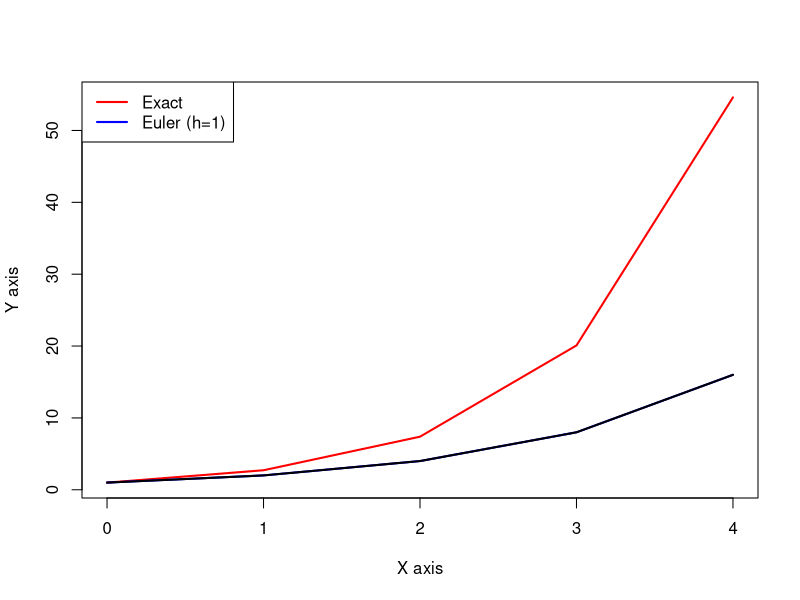

The R script that drew this image:
# ============
# SOLUTION to
#   y' = y,   where y' = f(t,y)
# then:
f <- function(ti,y) y

# INITIAL VALUES:
t0 <- 0
y0 <- 1
h  <- 1
tn <- 4

# Euler's method: function definition
Euler <- function(t0, y0, h, tn, dy.dt) {
  # dy.dt: derivative function
  
  # t sequence:
  tt <- seq(t0, tn, by=h)
  # table with as many rows as tt elements:
  tbl <- data.frame(ti=tt)
  tbl$yi <- y0 # Initializes yi with y0
  tbl$Dy.dt[1] <- dy.dt(tbl$ti[1],y0) # derivative
  for (i in 2:nrow(tbl)) {
    tbl$yi[i] <- tbl$yi[i-1] + h*tbl$Dy.dt[i-1]
    # For next iteration:
    tbl$Dy.dt[i] <- dy.dt(tbl$ti[i],tbl$yi[i])
  }
  return(tbl)
}

# Euler's method: function application
r <- Euler(t0, y0, h, tn, f)
rownames(r) <- 0:(nrow(r)-1) # to coincide with index n

# Exact solution for this case: y = exp(t)
#       added as an additional column to r
r$y <- exp(r$ti)

# TABLE with results:
print(r)

plot(r$ti, r$y, type="l", col="red", lwd=2, ylab="Y axis", xlab="X axis")
lines(r$ti, r$yi, col="blue", lwd=2)
lines(r$ti, r$yi, col="black", lwd=2)
legend("topleft",  legend = c("Exact", "Euler (h=1)"), lwd=2,  col = c("red", "blue"))

